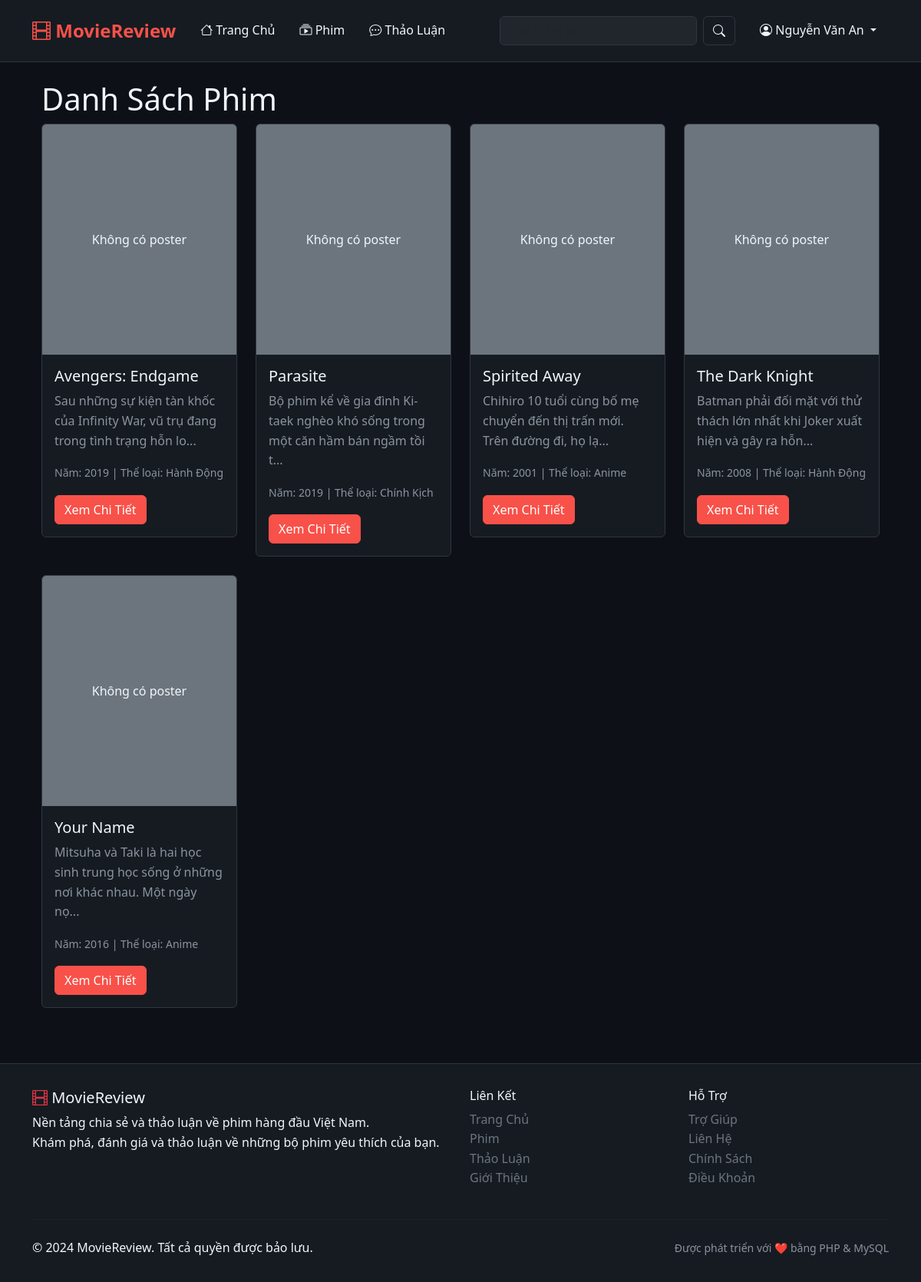
Screenshot of /index.php?route=movie (signed in) with the database file from the repository.
### tables this page shows
CREATE TABLE movies (
    id INT PRIMARY KEY AUTO_INCREMENT,
    title VARCHAR(255) NOT NULL,
    slug VARCHAR(255) NOT NULL,
    description TEXT,
    director VARCHAR(100),
    cast TEXT,
    release_year YEAR,
    duration INT,  
    poster VARCHAR(255),
    trailer_url VARCHAR(255),
    genre_id INT,
    status ENUM('active', 'inactive') DEFAULT 'active',
    created_by INT,
    created_at TIMESTAMP DEFAULT CURRENT_TIMESTAMP,
    updated_at TIMESTAMP DEFAULT CURRENT_TIMESTAMP ON UPDATE CURRENT_TIMESTAMP,
    FOREIGN KEY (genre_id) REFERENCES genres(id) ON DELETE SET NULL,
    FOREIGN KEY (created_by) REFERENCES users(id) ON DELETE SET NULL
);

CREATE TABLE genres (
    id INT PRIMARY KEY AUTO_INCREMENT,
    name VARCHAR(50) NOT NULL,
    slug VARCHAR(50) NOT NULL,
    description TEXT,
    created_at TIMESTAMP DEFAULT CURRENT_TIMESTAMP
);

### controllers/MovieController.php (called while the page is built, shortened)
<?php
class MovieController extends Controller {
    public function index() {
        $movieModel = $this->model('Movie');
        $keyword = isset($_GET['search']) ? trim($_GET['search']) : '';
        $genreId = isset($_GET['genre']) && $_GET['genre'] !== '' ? (int)$_GET['genre'] : null;
        if (!empty($keyword) || !empty($genreId)) {
            $movies = $movieModel->advancedSearch($keyword, $genreId);
        } else {
            $movies = $movieModel->getAllWithGenre();
        }
        $genres = $movieModel->getAllGenres();
        $data = [
            'movies' => $movies,
            'genres' => $genres,
            'currentSearch' => $keyword,
            'currentGenre' => $genreId,
            'pageTitle' => 'Danh Sách Phim'
        ];
        $this->view('movie/index', $data);
    }
}
?>

### core/Model.php (called while the page is built, shortened)
<?php
class Model {
    public function __construct() {
        $database = new Database();
        $this->pdo = $database->getConnection();
    }
}
?>

### config/database.php (called while the page is built, shortened)
<?php
class Database {
    private $host = 'localhost';
    private $db_name = 'movie_review';
    private $username = 'root';
    private $password = '';
    public function getConnection() {
        $this->conn = null;
        try {
            $this->conn = new PDO(
                "mysql:host=" . $this->host . ";dbname=" . $this->db_name . ";charset=utf8mb4",
                $this->username,
                $this->password,
                array(
                    PDO::ATTR_ERRMODE => PDO::ERRMODE_EXCEPTION,
                    PDO::ATTR_DEFAULT_FETCH_MODE => PDO::FETCH_ASSOC,
                    PDO::ATTR_EMULATE_PREPARES => false
                )
            );
        } catch(PDOException $exception) {
            echo "Lỗi kết nối database: " . $exception->getMessage();
        }
        return $this->conn;
    }
}
?>

### models/Movie.php (called while the page is built, shortened)
<?php
class Movie extends Model {
    public function getAllWithGenre() {
        $sql = "SELECT m.*, g.name as genre_name
                FROM movies m
                LEFT JOIN genres g ON m.genre_id = g.id
                WHERE m.status = 'active'
                ORDER BY m.created_at DESC";
        $stmt = $this->pdo->prepare($sql);
        $stmt->execute();
        return $stmt->fetchAll();
    }
}
?>

### views/movie/index.php (the view, shortened to what this page needs)
<?php include 'views/layouts/header.php'; ?>
<div class="container">
    <h1>Danh Sách Phim</h1>
    <div class="row">
        <?php if (!empty($movies)): ?>
            <?php foreach ($movies as $movie): ?>
                <div class="col-md-3 mb-4">
                    <div class="card">
                        <?php if (!empty($movie['poster']) && file_exists(BASE_PATH . '/uploads/posters/' . $movie['poster'])): ?>
                            <img src="<?= BASE_URL ?>/uploads/posters/<?= $movie['poster'] ?>"
                                 class="card-img-top" alt="<?= htmlspecialchars($movie['title']) ?>"
                                 style="height: 300px; object-fit: cover;">
                        <?php else: ?>
                            <div class="card-img-top bg-secondary d-flex align-items-center justify-content-center text-white"
                                 style="height: 300px;">
                                <div class="text-center">
                                    <p class="mb-0">Không có poster</p>
                                </div>
                            </div>
                        <?php endif; ?>
                        <div class="card-body">
                            <h5 class="card-title"><?= htmlspecialchars($movie['title']) ?></h5>
                            <p class="card-text"><?= substr(htmlspecialchars($movie['description'] ?? ''), 0, 100) ?>...</p>
                            <p class="text-muted">
                                <small>
                                    Năm: <?= $movie['release_year'] ?> |
                                    Thể loại: <?= htmlspecialchars($movie['genre_name'] ?? 'Chưa phân loại') ?>
                                </small>
                            </p>
                            <a href="<?= BASE_URL ?>/movie?id=<?= $movie['id'] ?>" class="btn btn-primary">Xem Chi Tiết</a>
                        </div>
                    </div>
                </div>
            <?php endforeach; ?>
        <?php else: ?>
            <p>Chưa có phim nào trong hệ thống.</p>
        <?php endif; ?>
    </div>
</div>
<?php include 'views/layouts/footer.php'; ?>

### views/layouts/header.php (style rules this page uses)
:root { --bg-primary: #0d1117; --bg-secondary: #161b22; --bg-tertiary: #21262d; --text-primary: #f0f6fc; --text-secondary: #8b949e; --accent-color: #f85149; --border-color: #30363d; --hover-bg: #30363d; }
* { margin: 0; padding: 0; box-sizing: border-box; }
body { background-color: var(--bg-primary); color: var(--text-primary); font-family: 'Segoe UI', Tahoma, Geneva, Verdana, sans-serif; line-height: 1.6; }
.btn-primary { background-color: var(--accent-color); border-color: var(--accent-color); color: white; }
.card { background-color: var(--bg-secondary); border: 1px solid var(--border-color); color: var(--text-primary) !important; }
.card-body { color: var(--text-primary) !important; }
.card-title { color: var(--text-primary) !important; }
.card-text { color: var(--text-secondary) !important; }
.text-muted { color: var(--text-secondary) !important; }
.text-white { color: #ffffff !important; }
h1, h2, h3, h4, h5, h6 { color: var(--text-primary) !important; }
p { color: var(--text-primary) !important; }
small { color: var(--text-secondary) !important; }

### rows the page displays
movies: shows "Không có poster", title "Avengers: Endgame", description "Sau những sự kiện tàn khốc của Infinity War, vũ trụ đang trong tình trạng hỗn lo", release_year "2019", genre.name "Hành Động"
movies: shows "Không có poster", title "Parasite", description "Bộ phim kể về gia đình Ki-taek nghèo khó sống trong một căn hầm bán ngầm tồi t", release_year "2019", genre.name "Chính Kịch"
movies: shows "Không có poster", title "Spirited Away", description "Chihiro 10 tuổi cùng bố mẹ chuyển đến thị trấn mới. Trên đường đi, họ lạ", release_year "2001", genre.name "Anime"
movies: shows "Không có poster", title "The Dark Knight", description "Batman phải đối mặt với thử thách lớn nhất khi Joker xuất hiện và gây ra hỗn", release_year "2008", genre.name "Hành Động"
movies: shows "Không có poster", title "Your Name", description "Mitsuha và Taki là hai học sinh trung học sống ở những nơi khác nhau. Một ngày nọ", release_year "2016", genre.name "Anime"

### other values shown
$_SESSION['full_name'] "Nguyễn Văn An"
